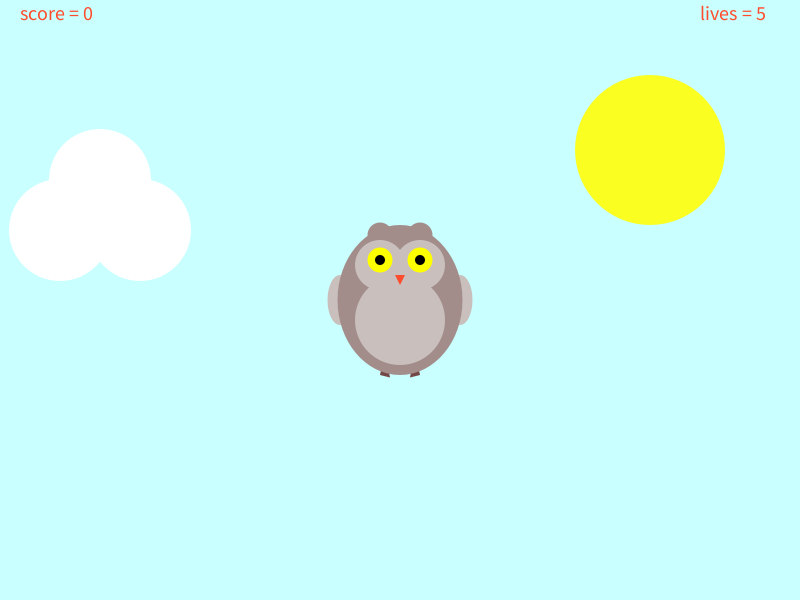
Frame 1 (no input)
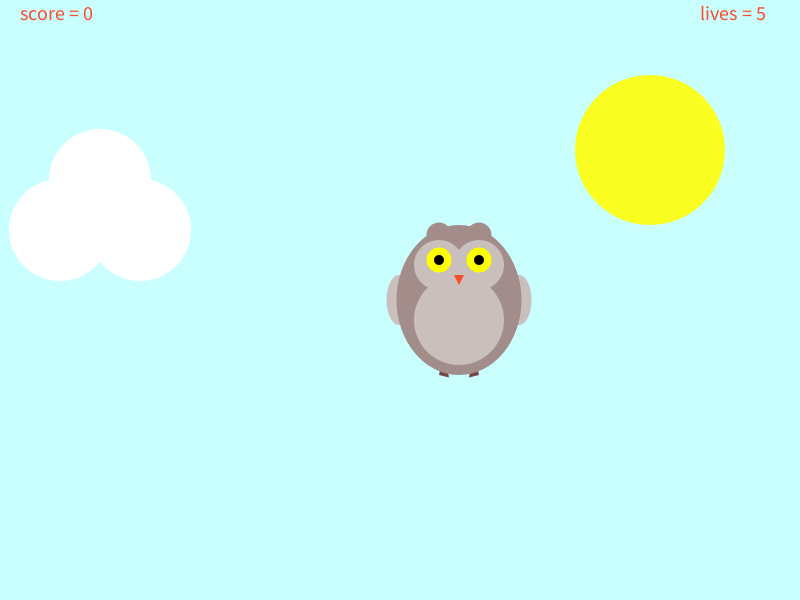
Frame 60 (the mouse pressed at the canvas centre just before this capture)
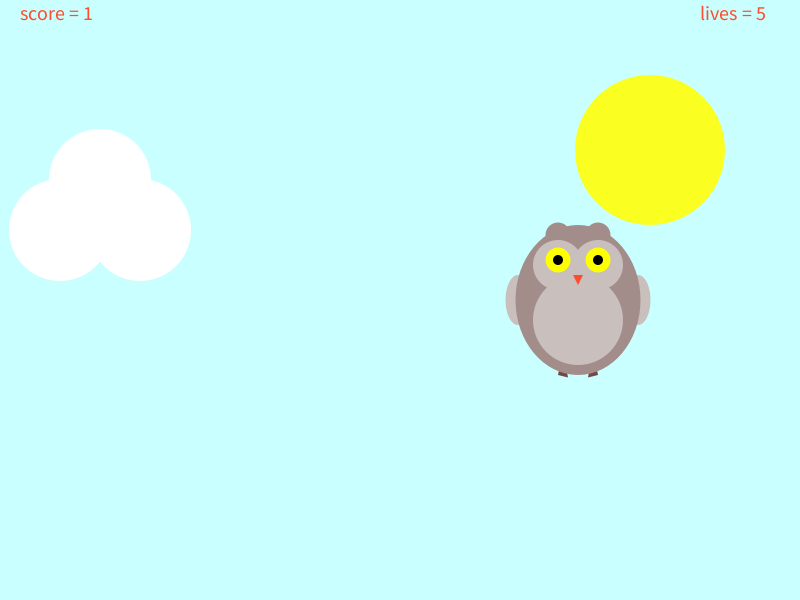
Frame 120 (the mouse held since frame 60 and released just before this capture)

The Processing sketch that drew these frames (run headless with seeded random() and noise(); from frame 60 on, the mouse is pressed at the canvas centre):

// Processing sketch: processing_84935
// ── processing_84935.pde

int xPos;                      //X Position of the ball
int yPos;                      //Y Position of the ball
int speed=1;                   //How fast is it moving?
int xDir=1;                    //what direction is the ball going?
int score=0;                   //Inital score
int lives=5;                   //Number of lives you start with
boolean lost=false;            //Have you lost yet?
int x = 150;                  // x location of owl
int y = 150;                 // y location of owl
int z = 0;

void setup()                   //Runs once when program launches
{
  size (800,600);
  smooth();
  xPos=width/2;                //Centers our ball
  yPos=height/2;
  fill(255);               //Makes the ball and text green
  textSize(20);                //Sets the size of our text
}

void draw()                                      //Loops over and over again
{
background(#C9FFFE);
   
  //draw sun
  noStroke();
   fill(#FBFF21);
   ellipse(650,x,x,x);
    
   //draw cloud
 noStroke();
 fill(255);
 ellipse(z+100,80+100,102,102);
noStroke();
 fill(255);
 ellipse(z-40+100,130+100,102,102);
noStroke();
 fill(255);
 ellipse(z+40+100,130+100,102,102);

// draw owl
//draw left wing
ellipseMode(CENTER);
noStroke();
fill(#C9BFBD);
ellipse(xPos-60,yPos,25,50);
 
//draw right wing
ellipseMode(CENTER);
noStroke();
fill(#C9BFBD);
ellipse(xPos+60,yPos,25,50);
 
//draw left foot
ellipseMode(CENTER);
noStroke();
fill(#744747);
triangle(xPos-20,yPos+75,xPos-15,yPos+50,xPos-10,yPos+77.5);
 
//draw right foot
ellipseMode(CENTER);
noStroke();
fill(#744747);
triangle(xPos+10,yPos+77.5,xPos+15,yPos+50,xPos+20,yPos+75);
 
//Draw Owl Body
ellipseMode(CENTER);
noStroke();
fill(#A28D8A);
ellipse(xPos,yPos,125,150);
 
//draw owl left ear
ellipseMode(CENTER);
noStroke();
fill(#A28D8A);
ellipse(xPos-20,yPos-65,25,25);
 
//draw owl right ear
ellipseMode(CENTER);
noStroke();
fill(#A28D8A);
ellipse(xPos+20,yPos-65,25,25);
 
//eye left circle
noStroke();
fill(#C9BFBD);
ellipse(xPos-20,yPos-35,50,50);
 
//eye right circle
noStroke();
fill(#C9BFBD);
ellipse(xPos+20,yPos-35,50,50);
 
//draw owl left eye
ellipseMode(CENTER);
noStroke();
fill(#FEFF00);
ellipse(xPos-20,yPos-40,25,25);
 
//draw owl right eye
ellipseMode(CENTER);
noStroke();
fill(#FEFF00);
ellipse(xPos+20,yPos-40,25,25);
 
//draw owl right pupil
ellipseMode(CENTER);
noStroke();
fill(0);
ellipse(xPos-20,yPos-40,10,10);
 
//draw owl left pupil
ellipseMode(CENTER);
noStroke();
fill(0);
ellipse(xPos+20,yPos-40,10,10);
 
//draw chest
ellipseMode(CENTER);
noStroke();
fill(#C9BFBD);
ellipse(xPos,yPos+20,90,90);
 
//draw owl beak
noStroke();
fill(#FF4C2C);
triangle(xPos-5,yPos-25,xPos,yPos-15,xPos+5,yPos-25);


/// vv owl after score
  xPos=xPos+(speed*xDir);                        //update the ball's position 
  if (xPos > width-20 || xPos < 20)                //Did the ball hit the side?
  {
    xDir=-xDir;                                  //If it did reverse the direction
  }
  text("score = "+score,20,20);                  //Print the score on the screen
  text("lives = "+lives,width-100,20);            //Print remaining lives
  if (lives<=0)                                  //Check to see if you lost
  {
    textSize(20);
    text("Click to restart the game!", 270,100);
    noLoop();                                    //Stop looping at the end of the draw function
    lost=true;
    textSize(25);

  }
  
}
void mousePressed()                              //Runs whenever the mouse is pressed
{
  if (mouseX<xPos+63 && mouseX>xPos-63 && mouseY<yPos+75 && mouseY>yPos-75)  //Did we hit the target? >>>> i need this is be x+y position to be equal to greater than or less than a value 
    
  {
    score=score+speed;                           //Increase the speed
    speed=speed+1;                               //Increase the Score
  }
  else                                           //We missed
  {
    if (speed<1)                                 //If speed is greater than 1 decrease the speed
    {
    speed=speed-1;
    }
    lives=lives-1;                               //Take away one life
  }
  if (lost==true)                                //If we lost the game, reset now and start over 

  {
    speed=1;                                     //Reset all variables to initial conditions
    lives=5;
    score=0;
    xPos=width/2;
    yPos=height/2;
    xDir=1;
    lost=false;
    loop();                                     //Begin looping draw function again
  }
}
